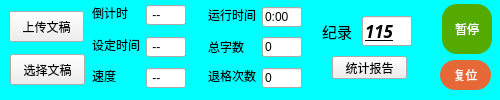
<?xml version="1.0" encoding="UTF-8"?>
<ui version="4.0">
 <class>typingmenu_wgt</class>
 <widget class="QWidget" name="typingmenu_wgt">
  <property name="geometry">
   <rect>
    <x>0</x>
    <y>0</y>
    <width>500</width>
    <height>100</height>
   </rect>
  </property>
  <property name="minimumSize">
   <size>
    <width>500</width>
    <height>100</height>
   </size>
  </property>
  <property name="maximumSize">
   <size>
    <width>500</width>
    <height>100</height>
   </size>
  </property>
  <property name="windowTitle">
   <string>Form</string>
  </property>
  <property name="styleSheet">
   <string notr="true">QWidget#typingmenu_wgt{background-color: rgb(0, 255, 255);}</string>
  </property>
  <widget class="QLineEdit" name="typingnum_le">
   <property name="geometry">
    <rect>
     <x>262</x>
     <y>37</y>
     <width>40</width>
     <height>20</height>
    </rect>
   </property>
   <property name="minimumSize">
    <size>
     <width>40</width>
     <height>20</height>
    </size>
   </property>
   <property name="maximumSize">
    <size>
     <width>40</width>
     <height>20</height>
    </size>
   </property>
   <property name="text">
    <string>0</string>
   </property>
  </widget>
  <widget class="QPushButton" name="select_btn">
   <property name="geometry">
    <rect>
     <x>10</x>
     <y>54</y>
     <width>75</width>
     <height>31</height>
    </rect>
   </property>
   <property name="text">
    <string>选择文稿</string>
   </property>
  </widget>
  <widget class="QPushButton" name="gopause_btn">
   <property name="geometry">
    <rect>
     <x>442</x>
     <y>4</y>
     <width>50</width>
     <height>50</height>
    </rect>
   </property>
   <property name="minimumSize">
    <size>
     <width>50</width>
     <height>50</height>
    </size>
   </property>
   <property name="maximumSize">
    <size>
     <width>50</width>
     <height>50</height>
    </size>
   </property>
   <property name="styleSheet">
    <string notr="true">QPushButton {
	background-color: rgb(85, 170, 0);
    border-radius: 15px;
	font: 14pt &quot;华文琥珀&quot;;
	
	color: rgb(255, 255, 255);
	
}</string>
   </property>
   <property name="text">
    <string>暂停</string>
   </property>
  </widget>
  <widget class="QLineEdit" name="speed_le">
   <property name="geometry">
    <rect>
     <x>146</x>
     <y>68</y>
     <width>40</width>
     <height>20</height>
    </rect>
   </property>
   <property name="minimumSize">
    <size>
     <width>40</width>
     <height>20</height>
    </size>
   </property>
   <property name="maximumSize">
    <size>
     <width>40</width>
     <height>20</height>
    </size>
   </property>
   <property name="text">
    <string> --</string>
   </property>
  </widget>
  <widget class="QPushButton" name="pushButton">
   <property name="geometry">
    <rect>
     <x>332</x>
     <y>56</y>
     <width>75</width>
     <height>23</height>
    </rect>
   </property>
   <property name="text">
    <string>统计报告</string>
   </property>
  </widget>
  <widget class="QLineEdit" name="bsnum_le">
   <property name="geometry">
    <rect>
     <x>262</x>
     <y>68</y>
     <width>40</width>
     <height>20</height>
    </rect>
   </property>
   <property name="minimumSize">
    <size>
     <width>40</width>
     <height>20</height>
    </size>
   </property>
   <property name="maximumSize">
    <size>
     <width>40</width>
     <height>20</height>
    </size>
   </property>
   <property name="text">
    <string>0</string>
   </property>
  </widget>
  <widget class="QLabel" name="typingnum_lb">
   <property name="geometry">
    <rect>
     <x>208</x>
     <y>39</y>
     <width>48</width>
     <height>16</height>
    </rect>
   </property>
   <property name="text">
    <string>总字数</string>
   </property>
  </widget>
  <widget class="QLabel" name="bsnum_lb">
   <property name="geometry">
    <rect>
     <x>208</x>
     <y>68</y>
     <width>48</width>
     <height>16</height>
    </rect>
   </property>
   <property name="text">
    <string>退格次数</string>
   </property>
  </widget>
  <widget class="QLineEdit" name="countdown_le">
   <property name="geometry">
    <rect>
     <x>146</x>
     <y>5</y>
     <width>40</width>
     <height>20</height>
    </rect>
   </property>
   <property name="minimumSize">
    <size>
     <width>40</width>
     <height>20</height>
    </size>
   </property>
   <property name="maximumSize">
    <size>
     <width>40</width>
     <height>20</height>
    </size>
   </property>
   <property name="text">
    <string> --</string>
   </property>
  </widget>
  <widget class="QLabel" name="timer_lb">
   <property name="geometry">
    <rect>
     <x>92</x>
     <y>37</y>
     <width>48</width>
     <height>16</height>
    </rect>
   </property>
   <property name="text">
    <string>设定时间</string>
   </property>
  </widget>
  <widget class="QLabel" name="countdown_lb">
   <property name="geometry">
    <rect>
     <x>92</x>
     <y>5</y>
     <width>36</width>
     <height>16</height>
    </rect>
   </property>
   <property name="text">
    <string>倒计时</string>
   </property>
  </widget>
  <widget class="QLabel" name="runtime_lb">
   <property name="geometry">
    <rect>
     <x>208</x>
     <y>7</y>
     <width>51</width>
     <height>16</height>
    </rect>
   </property>
   <property name="text">
    <string>运行时间</string>
   </property>
  </widget>
  <widget class="QLineEdit" name="timer_le">
   <property name="geometry">
    <rect>
     <x>146</x>
     <y>37</y>
     <width>40</width>
     <height>20</height>
    </rect>
   </property>
   <property name="minimumSize">
    <size>
     <width>40</width>
     <height>20</height>
    </size>
   </property>
   <property name="maximumSize">
    <size>
     <width>40</width>
     <height>20</height>
    </size>
   </property>
   <property name="text">
    <string> --</string>
   </property>
  </widget>
  <widget class="QLineEdit" name="speed_le_2">
   <property name="geometry">
    <rect>
     <x>362</x>
     <y>16</y>
     <width>50</width>
     <height>30</height>
    </rect>
   </property>
   <property name="minimumSize">
    <size>
     <width>50</width>
     <height>30</height>
    </size>
   </property>
   <property name="maximumSize">
    <size>
     <width>50</width>
     <height>30</height>
    </size>
   </property>
   <property name="font">
    <font>
     <family>华文琥珀</family>
     <pointsize>13</pointsize>
     <weight>75</weight>
     <italic>true</italic>
     <bold>true</bold>
     <underline>true</underline>
    </font>
   </property>
   <property name="styleSheet">
    <string notr="true"/>
   </property>
   <property name="text">
    <string>115</string>
   </property>
  </widget>
  <widget class="QLineEdit" name="runtime_le">
   <property name="geometry">
    <rect>
     <x>262</x>
     <y>7</y>
     <width>40</width>
     <height>20</height>
    </rect>
   </property>
   <property name="minimumSize">
    <size>
     <width>40</width>
     <height>20</height>
    </size>
   </property>
   <property name="maximumSize">
    <size>
     <width>40</width>
     <height>20</height>
    </size>
   </property>
   <property name="text">
    <string>0:00</string>
   </property>
  </widget>
  <widget class="QPushButton" name="up_btn">
   <property name="geometry">
    <rect>
     <x>9</x>
     <y>11</y>
     <width>75</width>
     <height>31</height>
    </rect>
   </property>
   <property name="text">
    <string>上传文稿</string>
   </property>
  </widget>
  <widget class="QLabel" name="speed_lb_2">
   <property name="geometry">
    <rect>
     <x>322</x>
     <y>16</y>
     <width>41</width>
     <height>31</height>
    </rect>
   </property>
   <property name="font">
    <font>
     <family>黑体</family>
     <pointsize>11</pointsize>
     <weight>50</weight>
     <bold>false</bold>
    </font>
   </property>
   <property name="text">
    <string>纪录</string>
   </property>
  </widget>
  <widget class="QLabel" name="speed_lb">
   <property name="geometry">
    <rect>
     <x>92</x>
     <y>68</y>
     <width>24</width>
     <height>16</height>
    </rect>
   </property>
   <property name="text">
    <string>速度</string>
   </property>
  </widget>
  <widget class="QPushButton" name="reset_btn">
   <property name="geometry">
    <rect>
     <x>440</x>
     <y>60</y>
     <width>51</width>
     <height>30</height>
    </rect>
   </property>
   <property name="styleSheet">
    <string notr="true">QPushButton {
	background-color: rgb(230, 104, 54);
    border-radius: 15px;
	color: rgb(255, 255, 255);
	
	
	font: 12pt &quot;微软雅黑&quot;;
	
	

	
}</string>
   </property>
   <property name="text">
    <string>复位</string>
   </property>
  </widget>
 </widget>
 <resources/>
 <connections/>
</ui>
